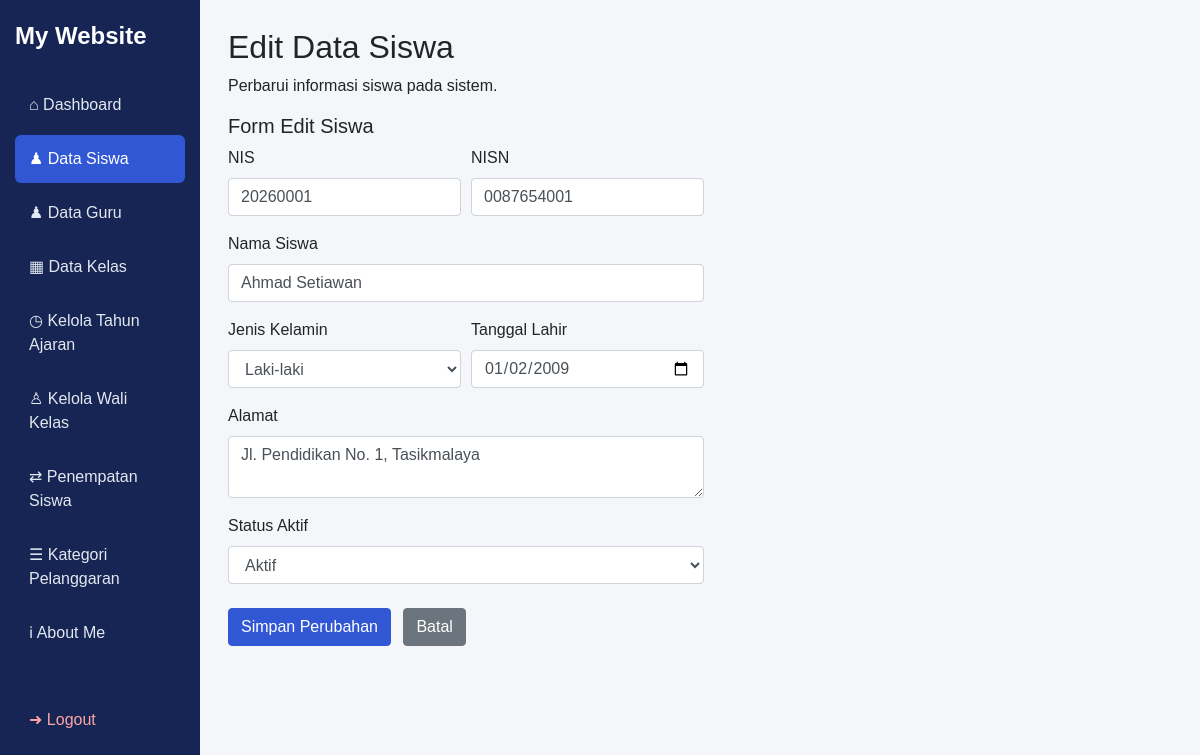
/edit_siswa.php?id=1, run on the app's committed database.
### tables this page shows
CREATE TABLE `t_siswa` (
  `id` int(11) NOT NULL,
  `nis` varchar(30) DEFAULT NULL,
  `nisn` varchar(20) NOT NULL,
  `nama` varchar(150) DEFAULT NULL,
  `jenis_kelamin` char(1) NOT NULL,
  `tanggal_lahir` date NOT NULL,
  `alamat` text NOT NULL,
  `status_aktif` tinyint(1) NOT NULL,
  `created_at` timestamp NOT NULL DEFAULT current_timestamp(),
  `updated_at` timestamp NOT NULL DEFAULT current_timestamp()
);

### edit_siswa.php (the view, shortened to what this page needs)
<?php
function e($nilai)
{
    return htmlspecialchars((string) $nilai, ENT_QUOTES, 'UTF-8');
}
$id = (int) ($_GET['id'] ?? 0);
$stmt = mysqli_prepare($koneksi, "SELECT * FROM t_siswa WHERE id = ?");
mysqli_stmt_bind_param($stmt, "i", $id);
mysqli_stmt_execute($stmt);
$query = mysqli_stmt_get_result($stmt);
$siswa = mysqli_fetch_assoc($query);
?>
<!DOCTYPE html>
<html lang="id">
<head>
    <link rel="stylesheet"
          href="https://cdn.jsdelivr.net/npm/bootstrap@4.6.2/dist/css/bootstrap.min.css">
</head>
<body>
<div class="container-fluid">
    <div class="row">
        <aside class="col-md-3 col-lg-2 sidebar">
            <h4>My Website</h4>
            <ul class="nav nav-pills flex-column">
                <li class="nav-item">
                    <a href="dashboard.php" class="nav-link">
                        &#8962; Dashboard
                    </a>
                </li>
                <li class="nav-item">
                    <a href="kelola_siswa.php" class="nav-link active">
                         ♟ Data Siswa
                    </a>
                </li>
                <li class="nav-item">
                    <a href="kelola_guru.php" class="nav-link">
                         ♟ Data Guru
                    </a>
                </li>
                <li class="nav-item">
                    <a href="kelola_kelas.php" class="nav-link">
                        &#9638; Data Kelas
                    </a>
                </li>
                <li class="nav-item">
                    <a href="kelola_tahun_ajaran.php" class="nav-link">
                        &#9719; Kelola Tahun Ajaran
                    </a>
                </li>
                <li class="nav-item">
                    <a href="kelola_wali_kelas.php" class="nav-link">
                        &#9817; Kelola Wali Kelas
                    </a>
                </li>
                <li class="nav-item">
                    <a href="kelola_penempatan_siswa.php" class="nav-link">
                        &#8644; Penempatan Siswa
                    </a>
                </li>
                <li class="nav-item">
                    <a href="kelola_kategori_pelanggaran.php" class="nav-link">
                        &#9776; Kategori Pelanggaran
                    </a>
                </li>
                <li class="nav-item">
                    <a href="tentang_saya.php" class="nav-link">
                        &#8505; About Me
                    </a>
                </li>
                <li class="nav-item">
                    <a href="logout.php" class="nav-link logout"
                       onclick="return confirm('Yakin ingin logout?')">
                        &#10140; Logout
                    </a>
                </li>
            </ul>
        </aside>
<div class="content">
    <div class="page-header">
        <h2>Edit Data Siswa</h2>
        <p>Perbarui informasi siswa pada sistem.</p>
    </div>
    <div class="form-card">
        <h5>Form Edit Siswa</h5>
        <form action="proses_edit_siswa.php" method="POST">
            <div class="form-row">
                <div class="form-group col-md-6">
                    <label for="nis">NIS</label>
                    <input type="text" class="form-control"
                           id="nis" name="nis"
                           value="<?= e($siswa['nis'] ?? '') ?>" required>
                </div>
                <div class="form-group col-md-6">
                    <label for="nisn">NISN</label>
                    <input type="text" class="form-control"
                           id="nisn" name="nisn"
                           value="<?= e($siswa['nisn'] ?? '') ?>" required>
                </div>
            </div>
            <div class="form-group">
                <label for="nama">Nama Siswa</label>
                <input type="text" class="form-control"
                       id="nama" name="nama"
                       value="<?= e($siswa['nama'] ?? '') ?>" required>
            </div>
            <div class="form-row">
                <div class="form-group col-md-6">
                    <label for="jenis_kelamin">Jenis Kelamin</label>
                    <select class="form-control" id="jenis_kelamin"
                            name="jenis_kelamin" required>
                        <option value="L"
                            <?= ($siswa['jenis_kelamin'] ?? '') === 'L' ? 'selected' : '' ?>>
                            Laki-laki
                        </option>
                    </select>
                </div>
                <div class="form-group col-md-6">
                    <label for="tanggal_lahir">Tanggal Lahir</label>
                    <input type="date" class="form-control"
                           id="tanggal_lahir" name="tanggal_lahir"
                           value="<?= e($siswa['tanggal_lahir'] ?? '') ?>" required>
                </div>
            </div>
            <div class="form-group">
                <label for="alamat">Alamat</label>
                <textarea class="form-control" id="alamat"
                          name="alamat" required><?= e($siswa['alamat'] ?? '') ?></textarea>
            </div>
            <div class="form-group">
                <label for="status_aktif">Status Aktif</label>
                <select class="form-control" id="status_aktif"
                        name="status_aktif" required>
                    <option value="1"
                        <?= (string)($siswa['status_aktif'] ?? '') === '1' ? 'selected' : '' ?>>
                        Aktif
                    </option>
                </select>
            </div>
            <div class="mt-4">
                <button type="submit" name="update" class="btn btn-primary">
                    Simpan Perubahan
                </button>
                <a href="kelola_siswa.php" class="btn btn-secondary ml-2">
                    Batal
                </a>
            </div>
        </form>
    </div>
</div>
</body>
</html>

### edit_siswa.php (style rules this page uses)
body { background: #f4f6f9; font-family: Arial, sans-serif; margin: 0; }
.sidebar { background: #172554; color: white; min-height: 100vh; padding: 22px 15px; }
.sidebar h4 { font-weight: bold; margin-bottom: 30px; }
.sidebar .nav-link { color: #e2e8f0; padding: 12px 14px; margin-bottom: 6px; border-radius: 6px; transition: 0.2s; }
.sidebar .nav-link.active { background: #3157d5; color: white; }
.sidebar .logout { color: #fca5a5; }
.content { padding: 28px; }
.btn-primary { background: #3157d5; border-color: #3157d5; }

### data on the page
t_siswa: nis "20260001", nisn "0087654001", nama "Ahmad Setiawan", jenis_kelamin "Laki-laki", tanggal_lahir "01/02/2009", alamat "Jl. Pendidikan No. 1, Tasikmalaya", status_aktif "Aktif"
